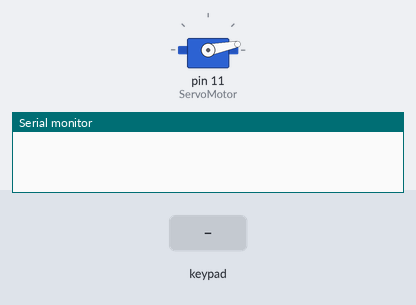
Simulated run of this sketch. Board: Arduino Uno, built with avr-gcc and run on an emulated ATmega328P. On the bench: servo, the last lines printed to the serial monitor. The inputs (shaded band) are chosen by the test bench. Random numbers use the default seed unless the sketch sets one.

Above: at 1.2 s.
1.3 s: keypad keys 1 2 3 pressed 0.4 s apart
At 3.1 s:
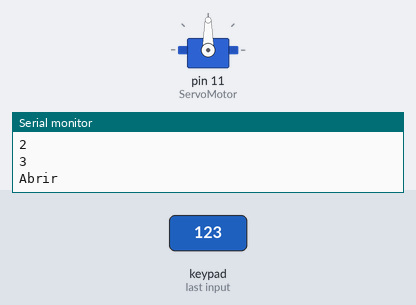
7.0 s: keypad keys 1 2 3 # pressed 0.4 s apart
At 8.9 s:
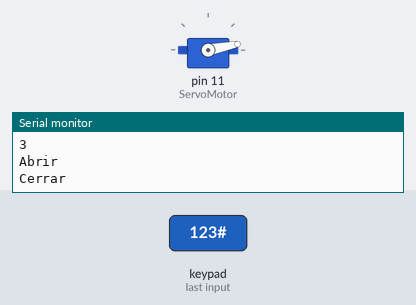
Timing chart, 0 to 10.4 s (numbered marks = the images above; inputs shaded):
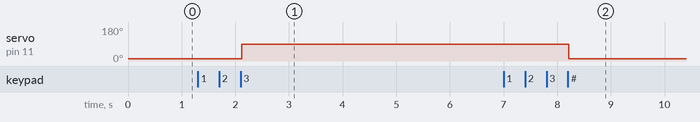

Measured:
- after the input at 1.3 s, servo on pin 11 (ServoMotor): 11° → 90° after 0.82 s
- after the input at 7.0 s, servo on pin 11 (ServoMotor): 90° → 11° after 1.2 s

The sketch:

keypad.ino
```cpp
#include <Servo.h>
#include <Keypad.h>
Servo ServoMotor;

//contraseña inicial
char passDigit1 = '1';
char passDigit2 = '2';
char passDigit3 = '3';

//digito ingresado
char usedPass1 = "";
char usedPass2 = "";
char usedPass3 = "";
int contador = 0;

//matriz del keypad
const byte ROWS = 4;
const byte COLS = 4;
char keys[ROWS][COLS] = {
  {'1', '2', '3', 'A'},
  {'4', '5', '6', 'B'},
  {'7', '8', '9', 'C'},
  {'*', '0', '#', 'D'}
};
byte rowPins[ROWS] = { 8, 7, 6, 9 };
byte colPins[COLS] = { 5, 4, 3, 2 };
Keypad keypad = Keypad( makeKeymap(keys), rowPins, colPins, ROWS, COLS );

void setup()
{
  Serial.begin(9600);
  ServoMotor.attach(11);
  LockedPosition(true);
}
void loop()
{
  char key = keypad.getKey(); //obtiene el digito ingresado
  if (key == '*' || key == '#')
  {
    Serial.println("Cerrar");
    contador = 0;
    LockedPosition(true);

  } else if (key == 'A') {
    passDigit1 = random(0, 9) + '0'; //+0 convierte entero a char
    passDigit2 = random(0, 9) + '0';
    passDigit3 = random(0, 9) + '0';
    Serial.print("digit1: ");
    Serial.println(passDigit1);
    Serial.print("digit2: ");
    Serial.println(passDigit2);
    Serial.print("digit3: ");
    Serial.println(passDigit3);
    contador = 0;

  } else if (key == 'B' || key == 'C' || key == 'D') {
    contador = 0;
    Serial.println("Reiniciar");

  } else if (contador == 0 && key != NULL){ //registra solo cuando se ingresa algo
    usedPass1 = key;
    contador = contador + 1;
    Serial.println(usedPass1);

  } else if (contador == 1 && key != NULL) {
    usedPass2 = key;
    contador = contador + 1;
    Serial.println(usedPass2);

  } else if (contador == 2 && key != NULL) {
    usedPass3 = key;
    contador = contador + 1;
    Serial.println(usedPass3);
  }


  if (contador == 3 && usedPass1 == passDigit1 && usedPass2 == passDigit2 && usedPass3 == passDigit3) {
    Serial.println("Abrir");
    LockedPosition(false);
    contador = 0;
  }


  delay(50);
}
void LockedPosition(int locked)
{
  if (locked)
  {
    ServoMotor.write(11);

  }
  else
  {
    ServoMotor.write(90);
  }
}
```
